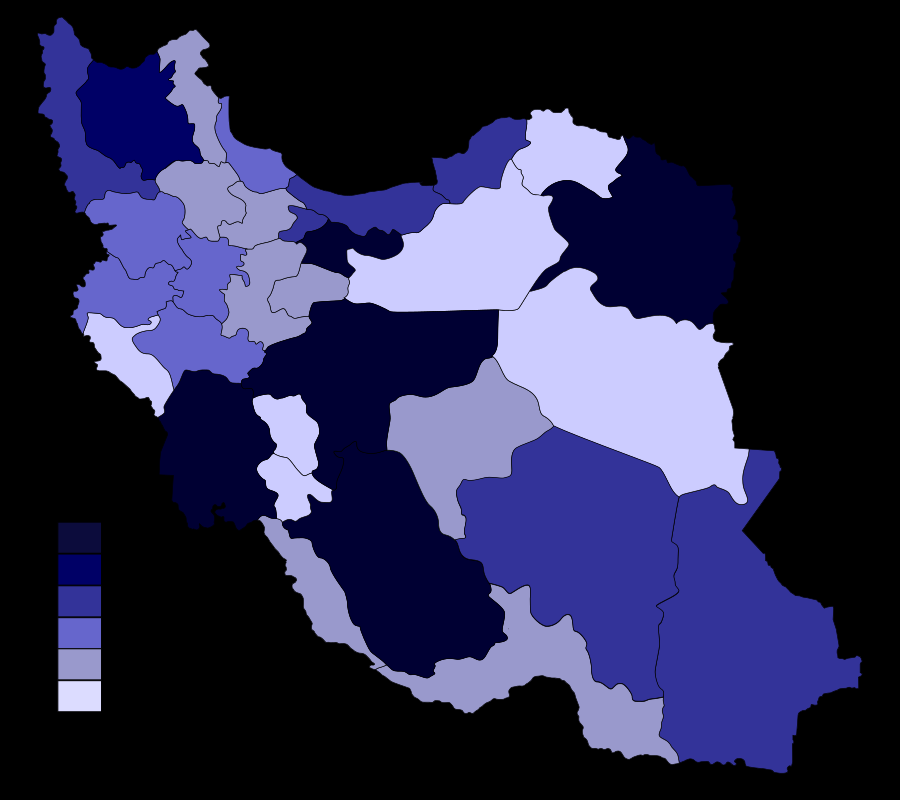
#> input picture HW1/5/P5/provinces_of_iran_by_population.png, 900 x 800 px
$ python d.py
#> lines starting #> are read from the running program, lines starting #| are printed output that depends on the picture; after the words box and inside, x2 and y2 are one past the last pixel; in counts of white or black regions, pixels touching at a corner belong together; long printed decimals are rounded
import numpy as np
from matplotlib import image
from matplotlib import pyplot as plt
import cv2

image = cv2.imread("P5/provinces_of_iran_by_population.png",cv2.IMREAD_UNCHANGED)
#> image is the input picture: shape (800, 900, 4); mean B, G, R, A 75.7, 41.9, 41.9, 127
transparent_area = len(np.where(image[:,:,3] == 0)[0])
#> transparent_area = 357128
image = cv2.cvtColor(image, cv2.COLOR_BGR2RGB)
#> image: shape (800, 900, 3)

color_range_4m = [(0,0,30),(1,1,51)]
mask_4m = cv2.inRange(image,color_range_4m[0],color_range_4m[1])
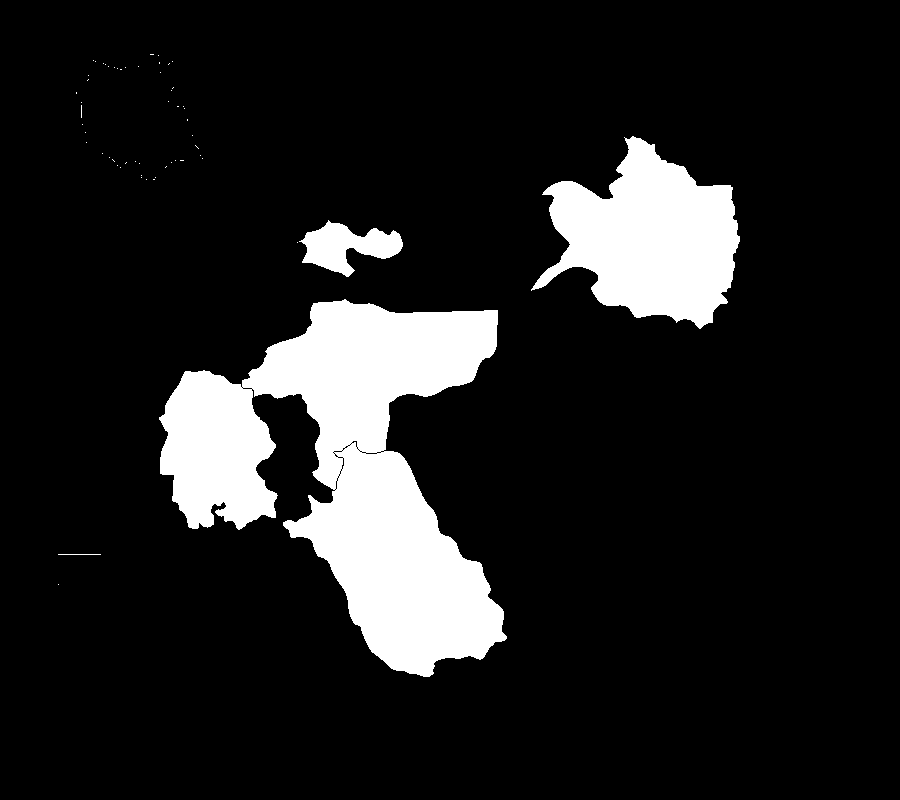
#> mask_4m: shape (800, 900); 12.5% white; 58 white regions (54 under 20 px), largest, box (x1, y1, x2, y2) and area: (159, 299, 507, 677) 63527, (531, 136, 740, 329) 23452, (299, 220, 403, 277) 3024, (58, 554, 101, 555) 43
idxs_4m = np.where(mask_4m == 255)
#> idxs_4m = 90134 positions, rows 54 to 676, columns 58 to 739
image[idxs_4m] = (57,57,57)
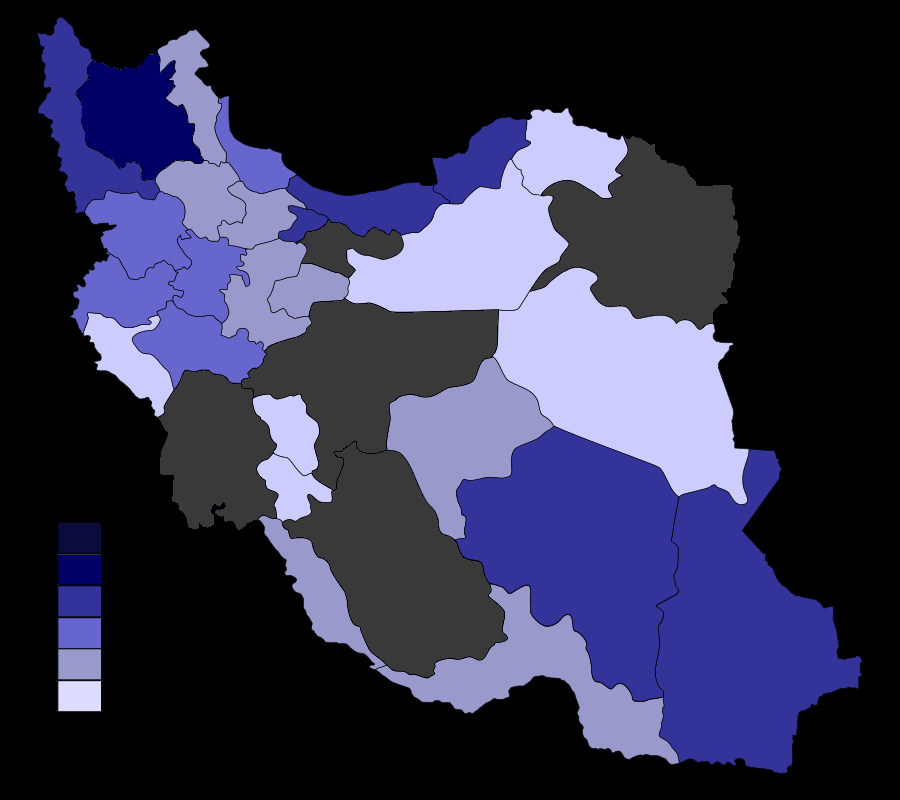
#> image: shape (800, 900, 3); mean R, G, B 49, 49, 76.5

plt.imshow(image)
plt.show()

countrie_area = image.shape[0] * image.shape[1] - transparent_area
#> countrie_area = 362872
area_4m = len(idxs_4m[0])
#> area_4m = 90134

print("percentage of provinces with more than 4 million population: ", area_4m/countrie_area*100)
#| percentage of provinces with more than 4 million population:  24.839
